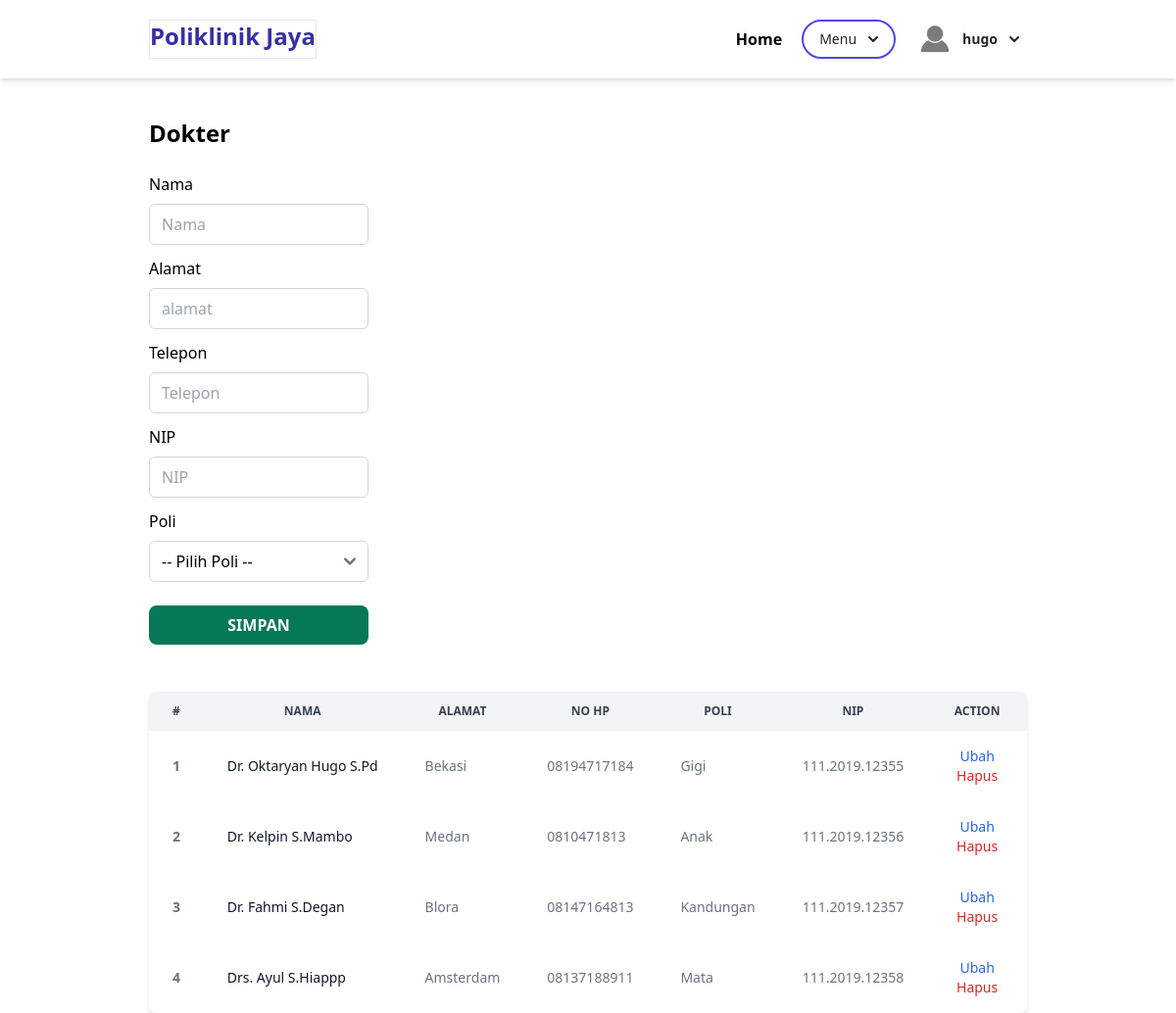
/admin/index.php?page=dokter (signed in), run on the app's committed database.
### tables this page shows
CREATE TABLE `dokter` (
  `id` int(11) NOT NULL,
  `nama` varchar(100) NOT NULL,
  `alamat` varchar(255) NOT NULL,
  `no_hp` varchar(20) NOT NULL,
  `id_poli` int(11) NOT NULL,
  `nip` varchar(50) NOT NULL,
  `password` varchar(255) NOT NULL
);

CREATE TABLE `poli` (
  `id` int(11) NOT NULL,
  `nama_poli` varchar(25) NOT NULL,
  `ket` text NOT NULL
);

### admin/dokter.php (the view, shortened to what this page needs)
<section class="container mx-auto mt-10">
    <h2 class="font-bold text-2xl">Dokter</h2>
    <br>
    <div class="">
        <form class="form flex flex-col gap-3 w-1/4" method="POST" action="" name="myForm" onsubmit="return(validate());">
            <?php
$nama = '';
$alamat = '';
$no_hp = '';
$nip = '';
    ?>
            <div class="flex flex-col gap-2">
                <label for="inputNama" class="form-label fw-bold">
                    Nama
                </label>
                <div>
                    <input type="text" class="form-control w-full border border-neutral-300 rounded-md" name="nama" id="inputNama" placeholder="Nama" value="<?php echo $nama ?>">
                </div>
            </div>
            <div class="flex flex-col gap-2">
                <label for="inputAlamat" class="form-label fw-bold">
                    Alamat
                </label>
                <div>
                    <input type="text" class="form-control w-full border border-neutral-300 rounded-md" name="alamat" id="inputAlamat" placeholder="alamat" value="<?php echo $alamat ?>">
                </div>
            </div>
            <div class="flex flex-col gap-2">
                <label for="inputNoHp" class="form-label fw-bold">
                    Telepon
                </label>
                <div>
                    <input type="text" class="form-control w-full border border-neutral-300 rounded-md" name="no_hp" id="inputNoHp" placeholder="Telepon" value="<?php echo $no_hp ?>">
                </div>
            </div>
            <div class="flex flex-col gap-2">
                <label for="inputNip" class="form-label fw-bold">
                    NIP
                </label>
                <div>
                    <input type="text" class="form-control w-full border border-neutral-300 rounded-md" name="nip" id="inputNip" placeholder="NIP" value="<?php echo $nip ?>">
                </div>
            </div>
            <div class="flex flex-col gap-2">
                <label for="selectPoli">
                    Poli
                </label>
                <select class="py-2 px-3 border border-neutral-300 rounded-md" name="id_poli" id="selectPoli">
                    <option value="">-- Pilih Poli --</option>
                </select>
            </div>
            <div class="row mt-3">
                <div class=col>
                    <button type="submit" class="bg-emerald-700 hover:bg-emerald-800 uppercase text-white py-2 w-full font-bold rounded-lg" name="simpan">Simpan</button>
                </div>
            </div>
        </form>
        <br>
        <br>
        <div class="relative overflow-x-auto shadow-md sm:rounded-lg">
            <table class="w-full text-sm text-gray-500">
                <thead class="text-xs text-gray-700 uppercase bg-gray-100">
                    <tr>
                        <th scope="col" class="px-6 py-3">
                            #
                        </th>
                        <th scope="col" class="px-6 py-3">
                            Nama
                        </th>
                        <th scope="col" class="px-6 py-3">
                            Alamat
                        </th>
                        <th scope="col" class="px-6 py-3">
                            No HP
                        </th>
                        <th scope="col" class="px-6 py-3">
                            Poli
                        </th>
                        <th scope="col" class="px-6 py-3">
                            NIP
                        </th>
                        <th scope="col" class="px-6 py-3">
                            Action
                        </th>
                    </tr>
                </thead>
                <tbody>
                    <?php
$result = mysqli_query($mysqli, "SELECT dokter.*, poli.nama_poli
                    FROM dokter
                    LEFT JOIN poli ON dokter.id_poli = poli.id");
$no = 1;
while ($data = mysqli_fetch_array($result)) {
    ?>
                        <tr>
                            <th scope="row"><?php echo $no++ ?></th>
                            <td class="px-6 py-4 font-medium text-gray-900 whitespace-nowrap"><?php echo $data['nama'] ?></td>
                            <td class="px-6 py-4 text-left"><?php echo $data['alamat'] ?></td>
                            <td class="px-6 py-4 text-left"><?php echo $data['no_hp'] ?></td>
                            <td class="px-6 py-4 text-left"><?php echo $data['nama_poli'] ?></td>
                            <td class="px-6 py-4 text-left"><?php echo $data['nip'] ?></td>
                            <td class="px-6 py-4 text-center">
                                <a class="font-medium text-blue-600 hover:underline" href="index.php?page=dokter&id=<?php echo $data['id'] ?>">Ubah</a>
                                <a class="font-medium text-red-600 hover:underline" href="index.php?page=dokter&id=<?php echo $data['id'] ?>&aksi=hapus">Hapus</a>
                            </td>
                        </tr>
                    <?php
}
?>
                </tbody>
            </table>
        </div>
</section>

### data on the page
dokter: nama "Dr. Oktaryan Hugo S.Pd", alamat "Bekasi", no_hp "08194717184", id_poli.nama_poli "Gigi", nip "111.2019.12355"
dokter: nama "Dr. Kelpin S.Mambo", alamat "Medan", no_hp "0810471813", id_poli.nama_poli "Anak", nip "111.2019.12356"
dokter: nama "Dr. Fahmi S.Degan", alamat "Blora", no_hp "08147164813", id_poli.nama_poli "Kandungan", nip "111.2019.12357"
dokter: nama "Drs. Ayul S.Hiappp", alamat "Amsterdam", no_hp "08137188911", id_poli.nama_poli "Mata", nip "111.2019.12358"

### other printed values
$_SESSION['username'] "hugo"
